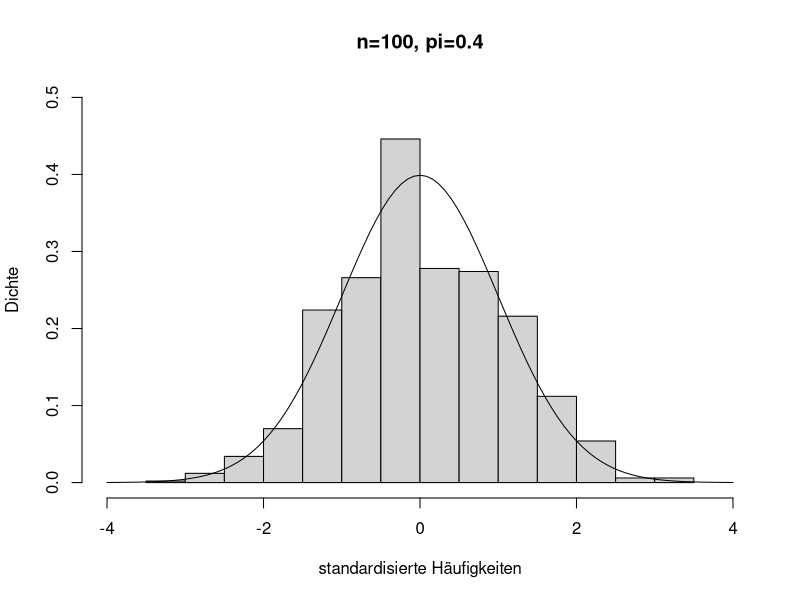
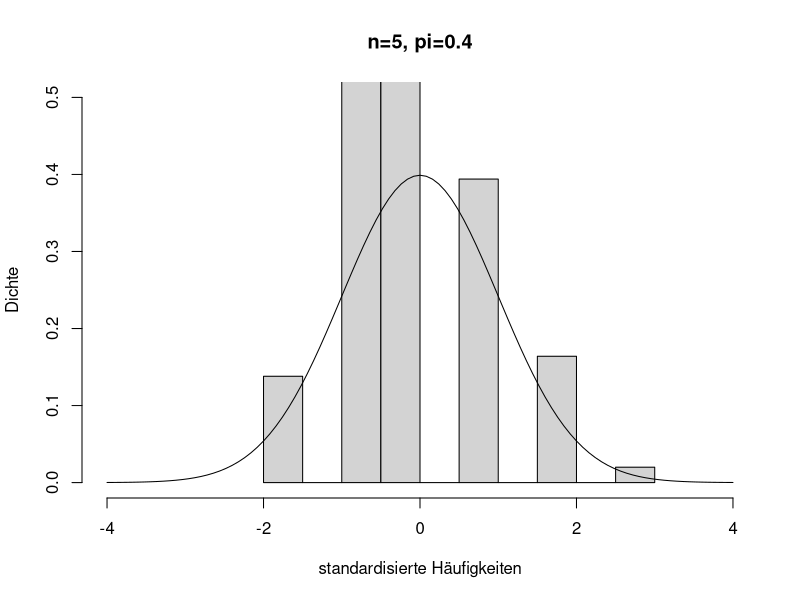
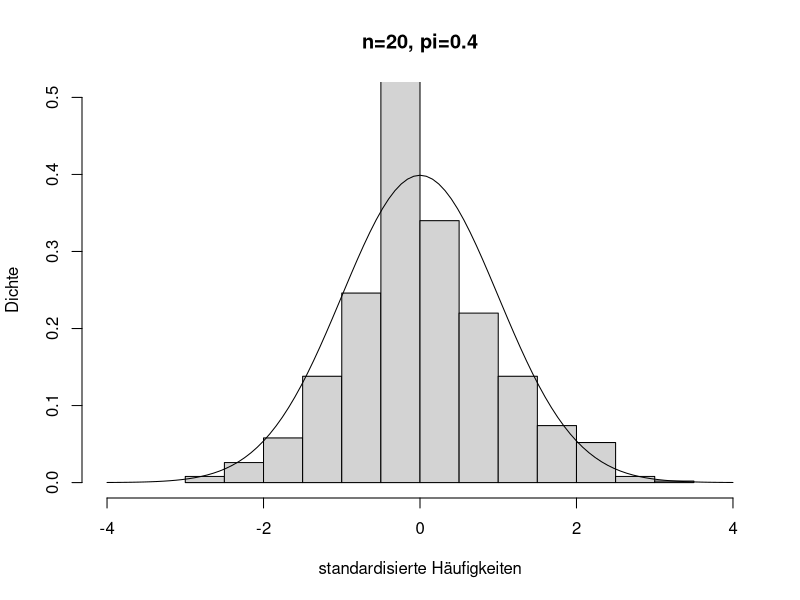
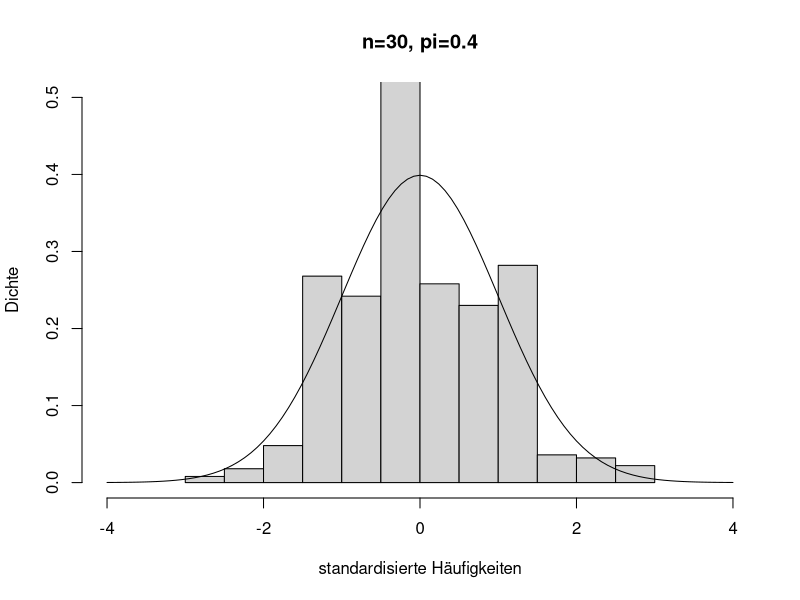
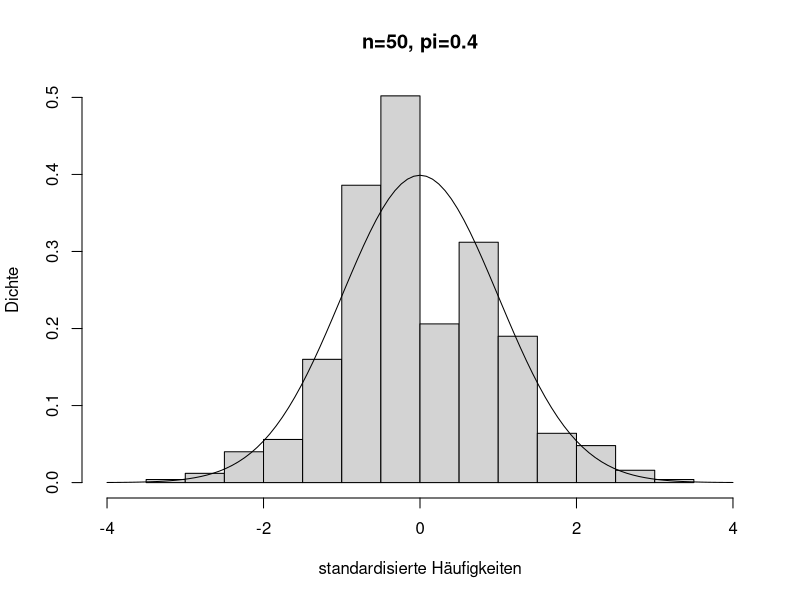
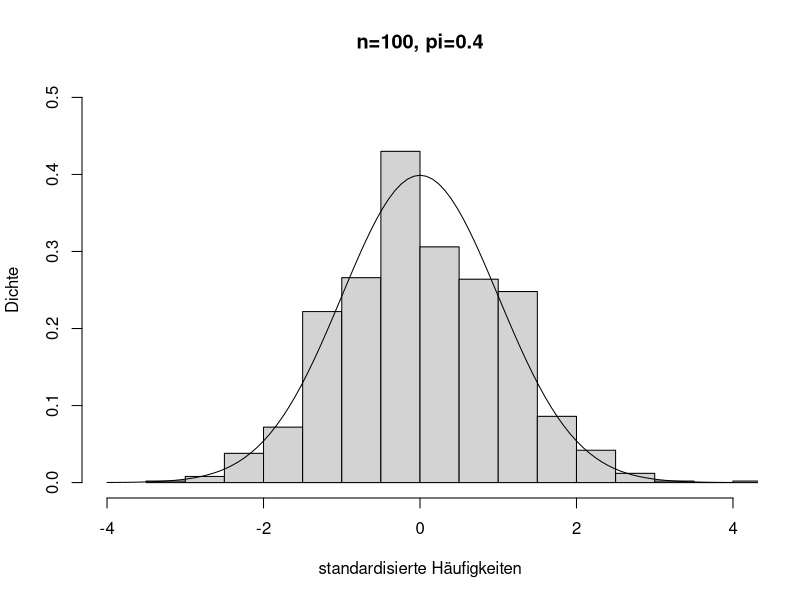
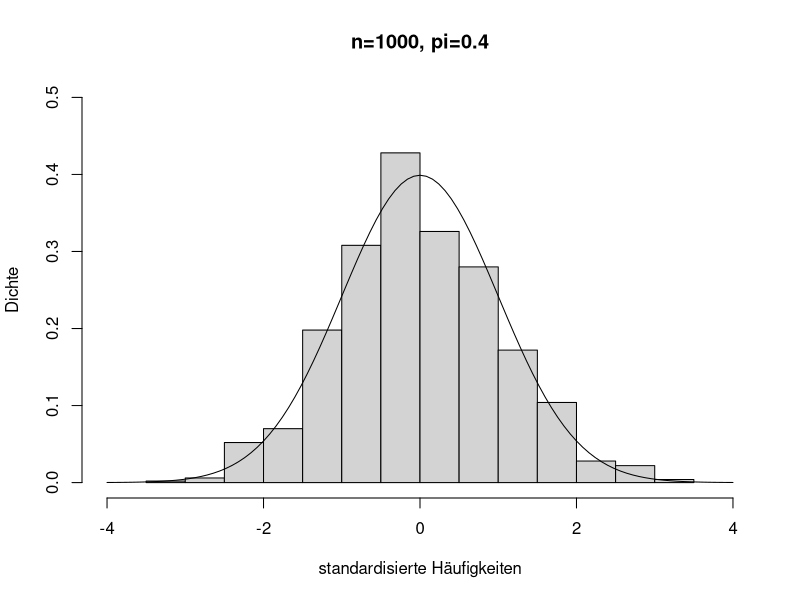
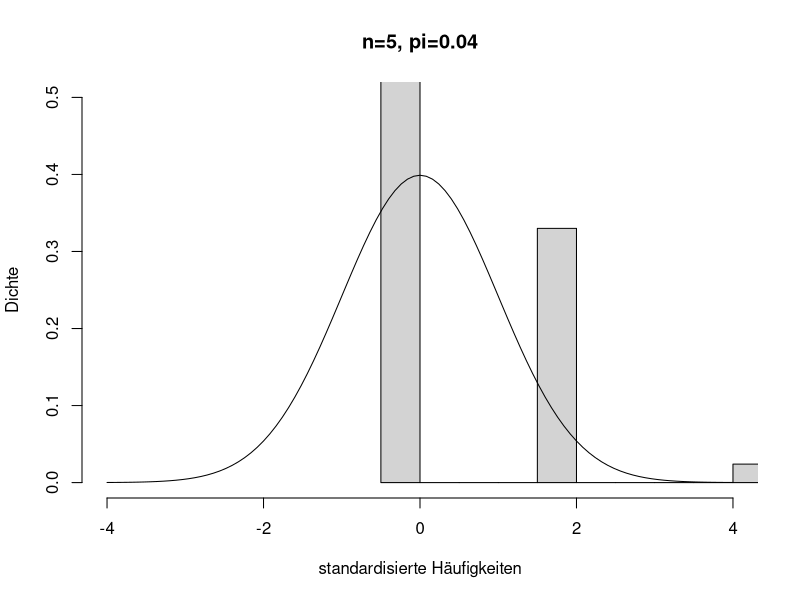

These figures' R source, in order:
################################################################################
# Lösung Aufgabe 7.12
################################################################################


############################### VORBEREITUNG ###################################

# Lösche alle möglicherweise vorhandenen Objekte im Arbeitsbereich
rm(list = ls())

# Für die Reproduzierbarkeit setzen wir einen Seed
set.seed(3134561)


################# Zunächst Illustration im Fall n=100, pi=0.4 ##################

pi <- 0.4
n<-100

# Erzeuge 1000 Zufallszahlen aus einer B(n=100,pi=0.4) Verteilung
Hn<-rbinom(1000, size = n, prob = pi)
# Bilde die standardisierten Häufigkeiten
stand_Hn<-(Hn-n*pi)/sqrt(n*pi*(1-pi))

# Zeichne das Histogramm der 1000 standardisierten Häufigkeiten
# freq=FALSE zeichnet das Histogramm mit relativen Häufigkeiten anstatt mit
# absoluten Häufigkeiten
# Mit Hilfe von paste0 können numerische Variablen im Titel verwendet werden
hist(stand_Hn,freq=FALSE,main=paste0("n=", n, ", pi=", pi),
xlab="standardisierte Häufigkeiten", ylab="Dichte",xlim=c(-4,4),ylim=c(0,0.5))
# Füge der Grafik die Dichte der Standardnormalverteilung hinzu im Bereich
# -4 bis 4
curve(dnorm(x), from=-4, to=4, add=T)


############################## Beliebiges pi und n #############################

# Jetzt schreiben wir eine kleine Funktion 'demoivre' für beliebiges pi und n
demoivre <- function(n,pi){
 
  Hn<-rbinom(1000, size = n, prob = pi)
  stand_Hn<-(Hn-n*pi)/sqrt(n*pi*(1-pi))
  hist(stand_Hn,freq=FALSE, main=paste0("n=", n, ", pi=", pi),
  xlab="standardisierte Häufigkeiten", ylab="Dichte",xlim=c(-4,4), ylim=c(0,0.5))
  curve( dnorm(x), from=-4, to=4, add=T)
  
}


# Anwendung der Funktion für verschiedene n und pi
demoivre(5,0.4)
demoivre(20,0.4)
demoivre(30,0.4)
demoivre(50,0.4)
demoivre(100,0.4)
demoivre(1000,0.4)

demoivre(5,0.04)
demoivre(20,0.04)
demoivre(30,0.04)
demoivre(50,0.04)
demoivre(100,0.04)
demoivre(1000,0.04)


# Verwende alternativ Schleifen
n<-c(5,20,30,50,100,1000)
for (j in 1:length(n)){
  demoivre(n[j],0.4)
}

for (j in 1:length(n)){
  demoivre(n[j],0.04)
}


# Speichere alternativ die Grafiken im pdf Format statt Ausgabe am Bildschirm
for (j in 1:length(n)){
  pdf(paste("loes7_12_hist_",as.character(n[j]),"_04.pdf",sep=""))
  par(cex=1.5)
  demoivre(n[j],0.4)
  dev.off()
}

for (j in 1:length(n)){
  pdf(paste("loes7_12_hist_",as.character(n[j]),"_004.pdf",sep=""))
  par(cex=1.5)
  demoivre(n[j],0.04)
  dev.off()
}

